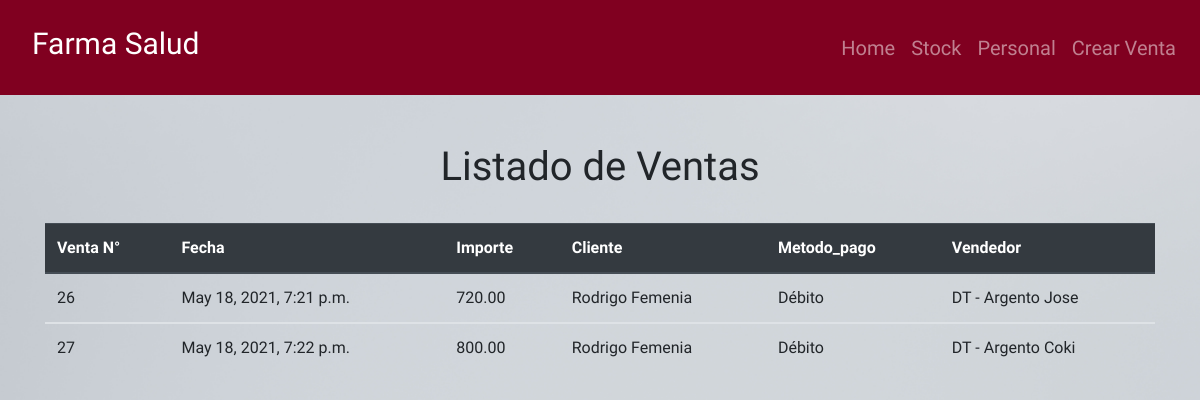
Page /home/ on the earlier database version.
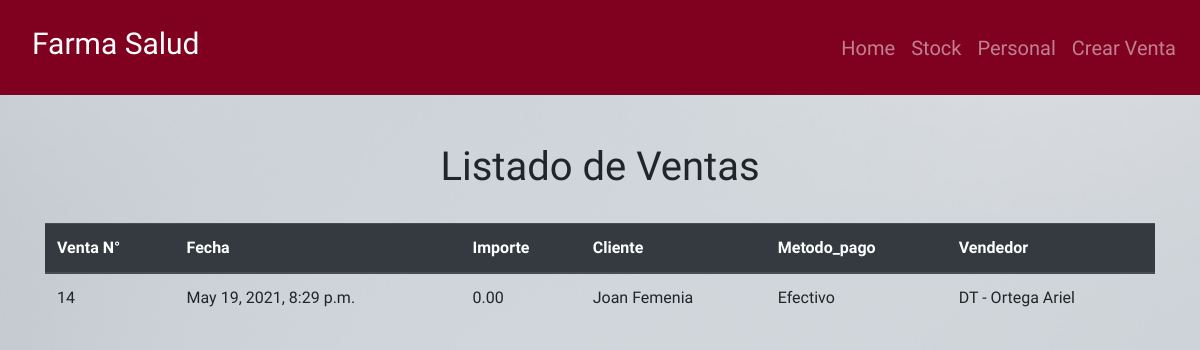
Same page on the later database version.
### app/models.py (models this page shows, shortened)
class Venta(models.Model):
    METODO_PAGO = (('Efectivo', 'Contado'), ('Débito',
                   'Tarjeta de débito'), ('Crédito', 'Tarjeta de crédito'))
    fecha = models.DateTimeField(auto_now=True)
    importe = models.DecimalField(
        max_digits=10, decimal_places=2, null=True, blank=True)
    metodo_pago = models.CharField(
        choices=METODO_PAGO, max_length=10, blank=True, null=True)
    cliente = models.ForeignKey(
        Cliente, on_delete=models.SET_NULL, blank=True, null=True)
    vendedor = models.ForeignKey(
        PersonalSucursal, on_delete=models.SET_NULL, blank=True, null=True)
    farmacia = models.ForeignKey(
        Farmacia, on_delete=models.SET_NULL, blank=True, null=True)

class Cliente(models.Model):
    documento = models.CharField(
        max_length=20, blank=True, null=True, default=0)
    nombre = models.CharField(max_length=20, blank=True, null=True)
    apellido = models.CharField(max_length=20, blank=True, null=True)
    direccion = models.CharField(max_length=30, blank=True, null=True)
    telefono = models.CharField(max_length=20, blank=True, null=True)
    email = models.EmailField(max_length=40, blank=True, null=True)
    obra_social = models.CharField(max_length=20, blank=True, null=True)
    def __str__(self):
        return (self.nombre + ' ' + self.apellido)

class Personal(models.Model):
    documento = models.CharField(
        max_length=20, blank=True, null=True, default=0)
    nombre = models.CharField(max_length=20, blank=True, null=True)
    apellido = models.CharField(max_length=20, blank=True, null=True)
    direccion = models.CharField(max_length=30, blank=True, null=True)
    telefono = models.CharField(max_length=20, blank=True, null=True)
    legajo = models.CharField(max_length=10, blank=True, null=True)
    class Meta:
        abstract = True

class PersonalSucursal(Personal):
    CARGO = (('Dir', 'Director'), ('CE', 'Comite Ejecutivo'),
             ('DT', 'Directores Técnicos'), ('Aux', 'Auxiliares'))
    cargo = models.CharField(
        max_length=20, choices=CARGO, blank=True, null=True)
    farmacia = models.ForeignKey(
        Farmacia, on_delete=models.SET_NULL, blank=True, null=True)
    def __str__(self):
        return self.cargo + ' - ' + self.apellido + ' ' + self.nombre

### app/views.py (the view)
# urls.py: 2. Add a URL to urlpatterns:  path('', views.home, name='home')
def home(request):
    venta = Venta.objects.all()
    context = {
        'venta': venta,
    }
    return render(request, 'app/home.html', context)

### templates/app/home.html
{% extends 'app/base.html'%}
{% block content%}
<br></br>
<div class = "container">
  <h1 class= "text-center">Listado de Ventas</h1>
  <br>
  <table class="table">
    <thead class="thead-dark">
      <tr>
        <th scope="col">Venta N°</th>
        <th scope="col">Fecha</th>
        <th scope="col">Importe</th>
        <th scope="col">Cliente</th>
        <th scope="col">Metodo_pago</th>
        <th scope="col">Vendedor</th>
      </tr>
    </thead>
    {% for v in venta%}
    <tbody>
      <tr>
        <td>{{v.id}}</td>
        <td>{{v.fecha}}</td>
        <td>{{v.importe}}</td>
        <td>{{v.cliente}}</td>
        <td>{{v.metodo_pago}}</td>
        <td>{{v.vendedor}}</td>
      </tr>
    </tbody>
    {% endfor %}
  </table>
</div>
{% endblock%}

### templates/app/base.html (shortened to what this page needs)
{% load static %}
<!DOCTYPE html>
<html lang="en">
<head>
    <link rel="stylesheet" href="https://stackpath.bootstrapcdn.com/bootstrap/4.5.2/css/bootstrap.min.css">
    <link rel = "stylesheet" href = {% static 'css/main.css'%}>
</head>
<body>
    <nav class="navbar navbar-expand-lg navbar-dark ">
        <a class="nav-link" href=""><h1 class="navbar-brand" style = "font-size: 25px">Farma Salud</h1></a>
        <div class="collapse navbar-collapse" id="navbarNav">
          <ul class="nav navbar-nav ml-auto">
              <li class="nav-item">
                <a class="nav-link" href="{% url 'home' %}">Home</a>
              </li>
              <li class="nav-item">
                <a class="nav-link" href="{% url 'stock'%}">Stock</a>
              </li>
              <li class="nav-item">
                <a class="nav-link" href="{% url 'personal'%}">Personal</a>
              </li>
              <li class="nav-item">
                <a class="nav-link" href="{% url 'venta-create'%}">Crear Venta</a>
              </li>
          </ul>
     </nav>
    {% block content%}
    {% endblock%}
</body>
</html>

### app/static/css/main.css (style rules this page uses)
html,body { position: relative; overflow-x: hidden; background: url('/static/images/img6.jpg'); width: 100% !important; height: 100vh; display: table; position: relative; background-position: center; background-attachment: scroll; -o-background-size: cover; -moz-background-size: cover; -webkit-background-size: cover; background-size: cover; background-repeat: no-repeat; }
body { background-color: hsl(0, 0%, 98%); font-family: 'raleway'; }
.navbar { background-color: #800020; }
.navbar li a { font-size: 20px; }
.navbar-brand { font-size: 30px !important; }

Differences in the rows shown:
removed Venta: id "26", fecha "May 18, 2021, 7:21 p.m.", importe "720.00", cliente "Rodrigo Femenia", metodo_pago "Débito", vendedor "DT - Argento Jose"
removed Venta: id "27", fecha "May 18, 2021, 7:22 p.m.", importe "800.00", cliente "Rodrigo Femenia", metodo_pago "Débito", vendedor "DT - Argento Coki"
added Venta: id "14", fecha "May 19, 2021, 8:29 p.m.", importe "0.00", cliente "Joan Femenia", metodo_pago "Efectivo", vendedor "DT - Ortega Ariel"
